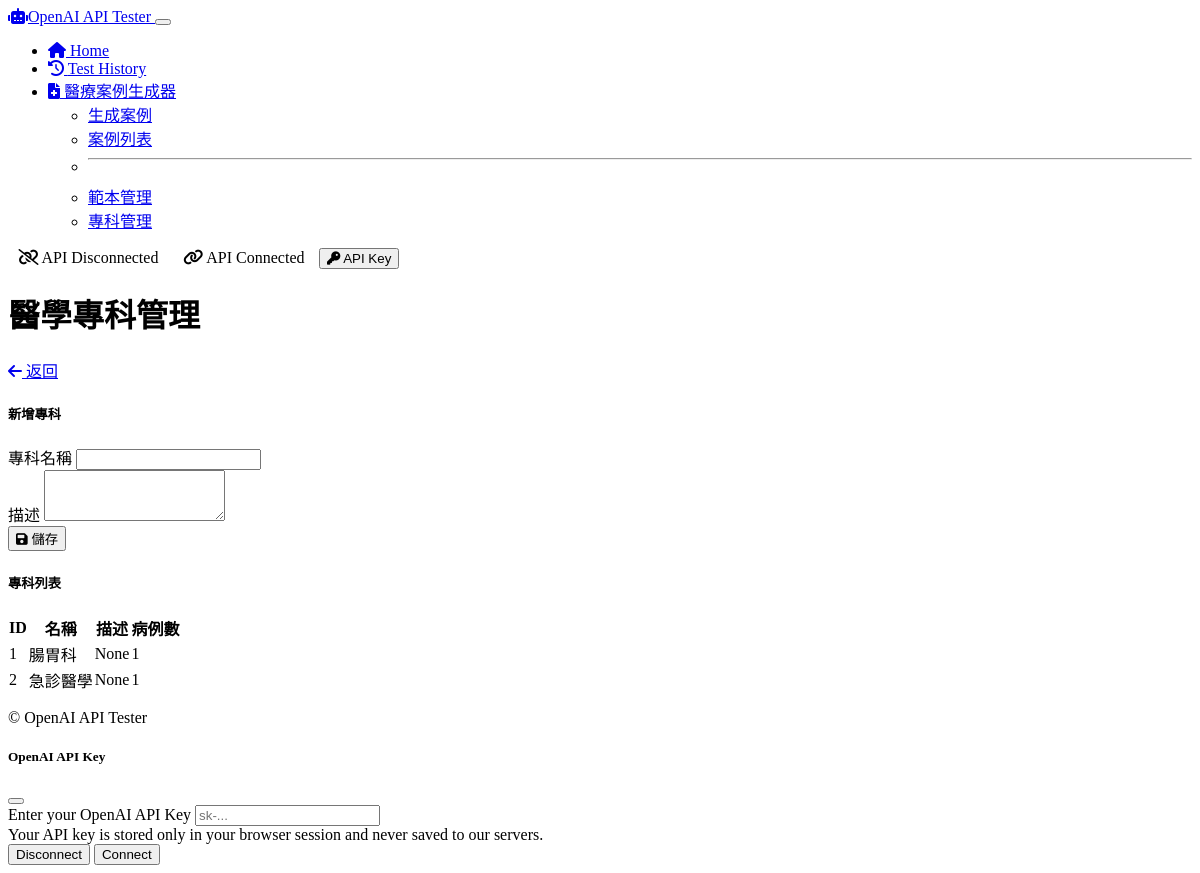
/medical/specialties, run on an earlier commit of the app's database.
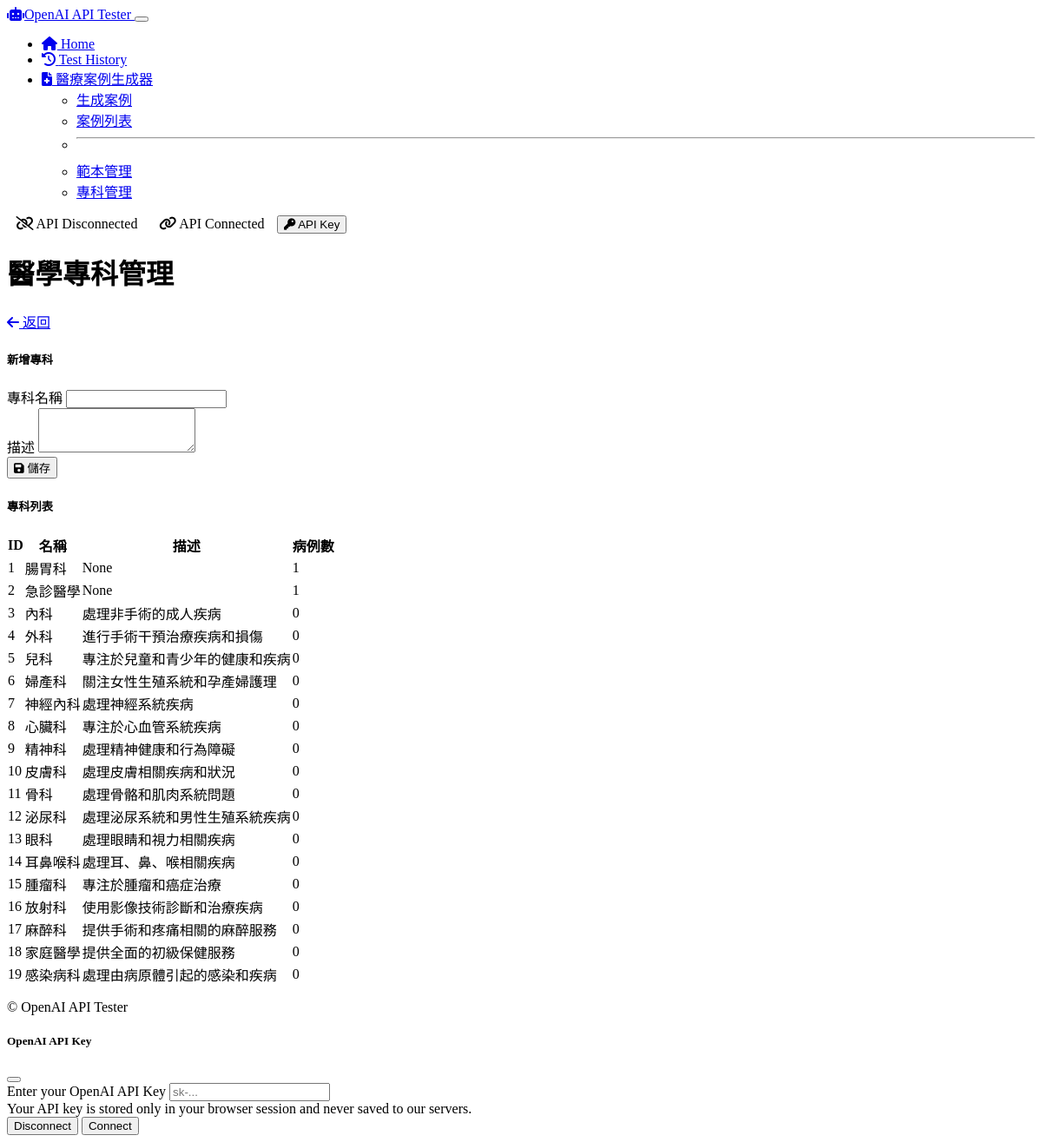
And on a later commit of the database.
### models/medical_case.py (models this page shows, shortened)
class MedicalSpecialty(db.Model):
    id = db.Column(db.Integer, primary_key=True)
    name = db.Column(db.String(100), nullable=False, unique=True)
    description = db.Column(db.Text, nullable=True)
    cases = db.relationship('MedicalCase', backref='specialty', lazy=True)

### routes/medical_routes.py (the view)
@app.route('/medical/specialties', methods=['GET'])
def list_specialties():
    specialties = MedicalSpecialty.query.all()
    return render_template('medical/specialties.html', specialties=specialties)

### templates/medical/specialties.html
{% extends 'layout.html' %}
{% block content %}
<div class="container py-4">
    <div class="mb-4 d-flex justify-content-between align-items-center">
        <h1>醫學專科管理</h1>
        <a href="{{ url_for('medical_home') }}" class="btn btn-secondary">
            <i class="fas fa-arrow-left me-1"></i> 返回
        </a>
    </div>
    <div class="row">
        <div class="col-md-5">
            <div class="card shadow-sm">
                <div class="card-header">
                    <h5 class="mb-0">新增專科</h5>
                </div>
                <div class="card-body">
                    <form action="{{ url_for('add_specialty') }}" method="POST">
                        <div class="mb-3">
                            <label for="name" class="form-label">專科名稱</label>
                            <input type="text" class="form-control" id="name" name="name" required>
                        </div>
                        <div class="mb-3">
                            <label for="description" class="form-label">描述</label>
                            <textarea class="form-control" id="description" name="description" rows="3"></textarea>
                        </div>
                        <button type="submit" class="btn btn-primary">
                            <i class="fas fa-save me-1"></i> 儲存
                        </button>
                    </form>
                </div>
            </div>
        </div>
        <div class="col-md-7">
            <div class="card shadow-sm">
                <div class="card-header">
                    <h5 class="mb-0">專科列表</h5>
                </div>
                <div class="card-body">
                    {% if specialties %}
                        <div class="table-responsive">
                            <table class="table table-hover">
                                <thead>
                                    <tr>
                                        <th>ID</th>
                                        <th>名稱</th>
                                        <th>描述</th>
                                        <th>病例數</th>
                                    </tr>
                                </thead>
                                <tbody>
                                    {% for specialty in specialties %}
                                        <tr>
                                            <td>{{ specialty.id }}</td>
                                            <td>{{ specialty.name }}</td>
                                            <td>{{ specialty.description }}</td>
                                            <td>{{ specialty.cases|length }}</td>
                                        </tr>
                                    {% endfor %}
                                </tbody>
                            </table>
                        </div>
                    {% else %}
                        <div class="alert alert-info">
                            <i class="fas fa-info-circle me-2"></i> 尚未建立任何專科。使用左側表單新增專科。
                        </div>
                    {% endif %}
                </div>
            </div>
        </div>
    </div>
</div>
{% endblock %}

### templates/layout.html (shortened to what this page needs)
<!DOCTYPE html>
<html lang="en" data-bs-theme="dark">
<head>
    <link href="https://cdn.replit.com/agent/bootstrap-agent-dark-theme.min.css" rel="stylesheet">
    <link rel="stylesheet" href="https://cdnjs.cloudflare.com/ajax/libs/font-awesome/6.0.0/css/all.min.css">
    <link rel="stylesheet" href="{{ url_for('static', filename='css/custom.css') }}">
    <link rel="stylesheet" href="{{ url_for('static', filename='css/mobile-optimized.css') }}">
</head>
<body>
    <header>
        <nav class="navbar navbar-expand-lg navbar-dark bg-dark">
            <div class="container-fluid">
                <a class="navbar-brand" href="/">
                    <i class="fas fa-robot me-2"></i>OpenAI API Tester
                </a>
                <button class="navbar-toggler" type="button" data-bs-toggle="collapse" data-bs-target="#navbarNav">
                </button>
                <div class="collapse navbar-collapse" id="navbarNav">
                    <ul class="navbar-nav">
                        <li class="nav-item">
                            <a class="nav-link" href="/">
                                <i class="fas fa-home me-1"></i> Home
                            </a>
                        </li>
                        <li class="nav-item">
                            <a class="nav-link" href="/test-cases">
                                <i class="fas fa-history me-1"></i> Test History
                            </a>
                        </li>
                        <li class="nav-item dropdown">
                            <a class="nav-link dropdown-toggle" href="#" id="medicalDropdown" role="button" data-bs-toggle="dropdown" aria-expanded="false">
                                <i class="fas fa-file-medical me-1"></i> 醫療案例生成器
                            </a>
                            <ul class="dropdown-menu" aria-labelledby="medicalDropdown">
                                <li><a class="dropdown-item" href="/medical">生成案例</a></li>
                                <li><a class="dropdown-item" href="/medical/cases">案例列表</a></li>
                                <li><hr class="dropdown-divider"></li>
                                <li><a class="dropdown-item" href="/medical/templates">範本管理</a></li>
                                <li><a class="dropdown-item" href="/medical/specialties">專科管理</a></li>
                            </ul>
                        </li>
                    </ul>
                    <div class="ms-auto d-flex align-items-center" id="apiKeyStatus">
                        <span class="badge bg-danger me-2" id="apiDisconnected">
                            <i class="fas fa-unlink me-1"></i> API Disconnected
                        </span>
                        <span class="badge bg-success me-2 d-none" id="apiConnected">
                            <i class="fas fa-link me-1"></i> API Connected
                        </span>
                        <button class="btn btn-sm btn-outline-light" id="apiKeyButton" data-bs-toggle="modal" data-bs-target="#apiKeyModal">
                            <i class="fas fa-key me-1"></i> API Key
                        </button>
                    </div>
                </div>
            </div>
        </nav>
    </header>
    <main class="container py-4">
        {% block content %}{% endblock %}
    </main>
    <footer class="bg-dark text-light py-3 mt-5">
        <div class="container text-center">
            <p class="mb-0">&copy; OpenAI API Tester</p>
        </div>
    </footer>
    <div class="modal fade" id="apiKeyModal" tabindex="-1" aria-hidden="true">
        <div class="modal-dialog">
            <div class="modal-content">
                <div class="modal-header">
                    <h5 class="modal-title">OpenAI API Key</h5>
                    <button type="button" class="btn-close" data-bs-dismiss="modal" aria-label="Close"></button>
                </div>
                <div class="modal-body">
                    <div class="mb-3">
                        <label for="apiKeyInput" class="form-label">Enter your OpenAI API Key</label>
                        <input type="password" class="form-control" id="apiKeyInput" placeholder="sk-...">
                        <div class="form-text">Your API key is stored only in your browser session and never saved to our servers.</div>
                    </div>
                </div>
                <div class="modal-footer">
                    <button type="button" class="btn btn-outline-danger" id="disconnectButton">Disconnect</button>
                    <button type="button" class="btn btn-primary" id="connectButton">Connect</button>
                </div>
            </div>
        </div>
    </div>
</body>
</html>

### static/css/custom.css (style rules this page uses)
.form-label { margin-bottom: 0.3rem; font-weight: 500; }
.table { border-collapse: separate; border-spacing: 0; }
.badge { font-weight: normal; padding: 0.35em 0.65em; }

What changed in the data, as far as the page shows it:
added MedicalSpecialty: id "3", name "內科", description "處理非手術的成人疾病", cases|length "0"
added MedicalSpecialty: id "4", name "外科", description "進行手術干預治療疾病和損傷", cases|length "0"
added MedicalSpecialty: id "5", name "兒科", description "專注於兒童和青少年的健康和疾病", cases|length "0"
added MedicalSpecialty: id "6", name "婦產科", description "關注女性生殖系統和孕產婦護理", cases|length "0"
added MedicalSpecialty: id "7", name "神經內科", description "處理神經系統疾病", cases|length "0"
added MedicalSpecialty: id "8", name "心臟科", description "專注於心血管系統疾病", cases|length "0"
added MedicalSpecialty: id "9", name "精神科", description "處理精神健康和行為障礙", cases|length "0"
added MedicalSpecialty: id "10", name "皮膚科", description "處理皮膚相關疾病和狀況", cases|length "0"
added MedicalSpecialty: id "11", name "骨科", description "處理骨骼和肌肉系統問題", cases|length "0"
added MedicalSpecialty: id "12", name "泌尿科", description "處理泌尿系統和男性生殖系統疾病", cases|length "0"
added MedicalSpecialty: id "13", name "眼科", description "處理眼睛和視力相關疾病", cases|length "0"
added MedicalSpecialty: id "14", name "耳鼻喉科", description "處理耳、鼻、喉相關疾病", cases|length "0"
added MedicalSpecialty: id "15", name "腫瘤科", description "專注於腫瘤和癌症治療", cases|length "0"
added MedicalSpecialty: id "16", name "放射科", description "使用影像技術診斷和治療疾病", cases|length "0"
added MedicalSpecialty: id "17", name "麻醉科", description "提供手術和疼痛相關的麻醉服務", cases|length "0"
added MedicalSpecialty: id "18", name "家庭醫學", description "提供全面的初級保健服務", cases|length "0"
added MedicalSpecialty: id "19", name "感染病科", description "處理由病原體引起的感染和疾病", cases|length "0"
